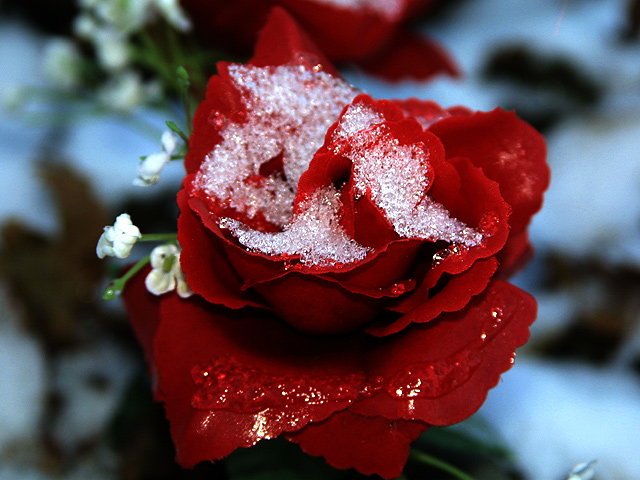
#> input picture jupyter_notebooks/208.jpg, 640 x 480 px
$ jupyter execute --allow-errors 'Image Property Extraction.ipynb'   (shell and % lines are left out)   (older library calls are emulated)
#> lines starting #> are read from the running program, lines starting #| are printed output that depends on the picture
[cell 1]
#! pip install --user opencv-python
#! pip install --user matplotlib
# !pip install --user seaborn
# some dependencies might need to be installed

[cell 2]
import cv2
from matplotlib import pyplot as plt
import numpy as np
import scipy as sp
from scipy import signal
import time as t
import skimage
from sklearn.preprocessing import normalize

[cell 3]
IMAGE_PATH = './208.jpg'
image = cv2.imread(IMAGE_PATH)
#> image is the input picture: shape (480, 640, 3); mean B, G, R 76.8, 70.3, 97.2

[cell 4]
def print_image(image):
    cv_rgb = cv2.cvtColor(image, cv2.COLOR_BGR2RGB)
    plt.imshow(cv_rgb)
    plt.show()

[cell 5]
print_image(image)

## Ke Contrast
The constrast is based on the calculation of the aggregated RGB histogram of the image.

[cell 6]
channels = cv2.split(image)
colors = ('r', 'g', 'b')

[cell 7]
histogram = [0.0]
for (channel, color) in zip(channels, colors):
    histogram += cv2.calcHist([channel], [0], None, [256], [0, 256])
#> this loop made 3 passes
#> color on passes 1 to 3: 'r', 'g', 'b'
#> after the loop, histogram = 256 values, max 37357 at index 0, min 672 at index 244, mean 3600

normalized_histogram = normalize(histogram, norm='l1', axis=0, copy=True, return_norm=False)
#> normalized_histogram = 256 values, max 0.0405 at index 0, min 0.000729 at index 244, mean 0.00391

Then the width of 98% mass is calculated

[cell 8]
def middleMassWidth(percentage, histogram):
#> called with percentage = 0.98, histogram = array of shape (256, 1)
    bias = (int)((1 - percentage)/2)
    accumulator = 0.0
    start = 0
    for index, bin_value in enumerate(histogram):
        accumulator = accumulator + bin_value
        if(accumulator < bias):
            start = index
        if(accumulator > bias + percentage):
            return index - start - 1
#> this loop made 245 passes
#> (bin_value, accumulator) on passes 1 to 3: ([0.0405], [0.0405]), ([0.0354], [0.0759]), ([0.0335], [0.109])
#> after the loop, accumulator = [0.98]

[cell 9]
middleMassWidth(0.98, normalized_histogram)
#> Out = 243

[cell 10]
middleMassWidth(0.95, normalized_histogram)
#> the loop in middleMassWidth, `for index, bin_value in enumerate(histogram):` made 222 passes
#> after the loop in middleMassWidth, `for index, bin_value in enumerate(histogram):`: accumulator = [0.951]
#> Out = 220

# Ke brightness
The mean brightness may be calculated as the mean of the value channel of the HSV representation of the image.

[cell 11]
hsv_image = cv2.cvtColor(image, cv2.COLOR_BGR2HSV)
#> hsv_image: shape (480, 640, 3); mean H, S, V 66.6, 146.6, 116.4
h, s, v = cv2.split(hsv_image)
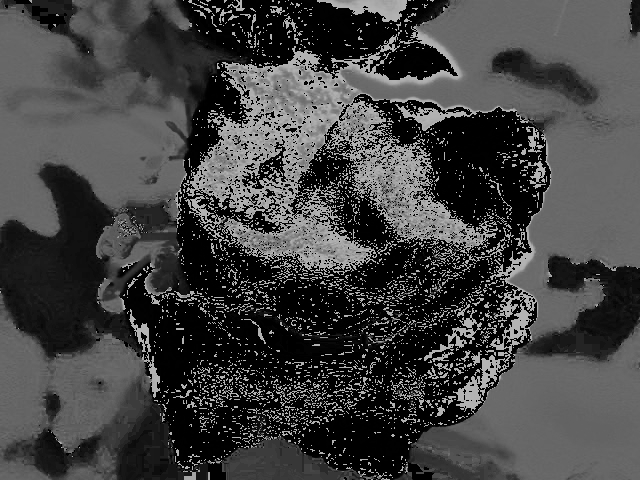
#> h: shape (480, 640); min 0, max 179, mean 66.6
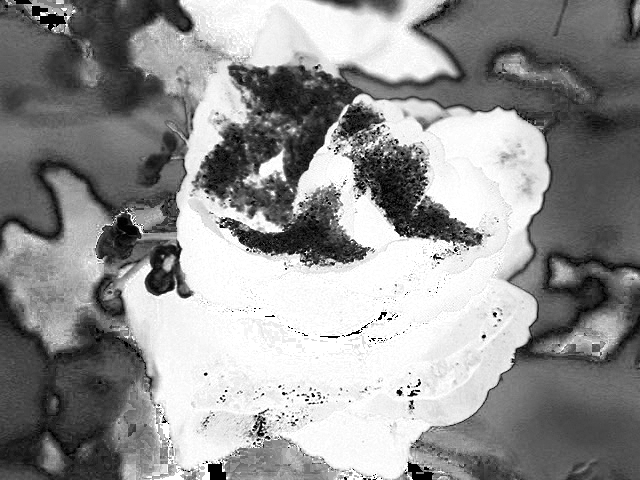
#> s: shape (480, 640); min 0, max 255, mean 146.6
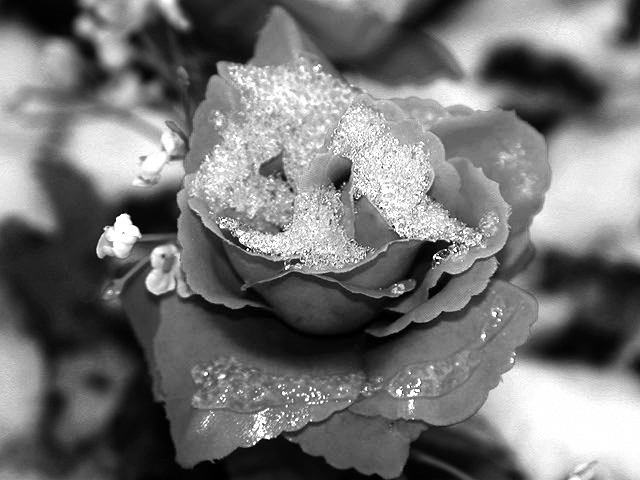
#> v: shape (480, 640); min 0, max 255, mean 116.4

[cell 12]
print(v)
#> (printed output is left out)

The value channel ranges from 0 to 255. So, to get the brightness average percentage of the image we can use.

[cell 13]
np.mean(v) / 256 * 100
#> Out = 45.49

# Hue Count

[cell 14]
hue_countable = []
for rows in hsv_image:
    for cols in rows:
        if cols[2]/256 > 0.15 and cols[2]/256 < 0.95 and cols[1]/256 > 0.2:
            hue_countable.append(cols[0])
#> after the loop, hue_countable = 208675 items

[cell 15]
print(len(hue_countable))
#| 208675

[cell 16]
hue_count_histogram = np.histogram(hue_countable, bins=20)

[cell 17]
print(hue_count_histogram)
#| (array([84006,  4069,  3010,   825,  1440,  2499,  1011,  1189,  1860,
#|         2913, 10355, 60903,  2174,   312,   285,   315,   308,   957,
#|         3451, 26793]), array([  0.  ,   8.95,  17.9 ,  26.85,  35.8 ,  44.75,  53.7 ,  62.65,
#|         71.6 ,  80.55,  89.5 ,  98.45, 107.4 , 116.35, 125.3 , 134.25,
#|        143.2 , 152.15, 161.1 , 170.05, 179.  ]))

[cell 18]
m = np.max(hue_count_histogram[0])
#> m = 84006
alpha = 0.05

[cell 19]
N = 0
for bin in hue_count_histogram[0]:
    if bin > alpha * m:
        N = N + 1
#> this loop made 20 passes
#> bin on passes 1 to 12: 84006, 4069, 3010, 825, 1440, 2499, 1011, 1189, 1860, 2913, 10355, 60903
#> after the loop, N = 4
print(N)
#| 4

[cell 20]
qh = 20 - N
#> qh = 16
print(qh)
#| 16

# Spacial distribution of edges

[cell 21]
laplacian = np.array([ [0.2/1.2, 0.8/1.2, 0.2/1.2],
                       [0.8/1.2, -4/1.2, 0.8/1.2],
                       [0.2/1.2, 0.8/1.2, 0.2/1.2]])
print(laplacian)

[cell 22]
r, g, b = cv2.split(image)
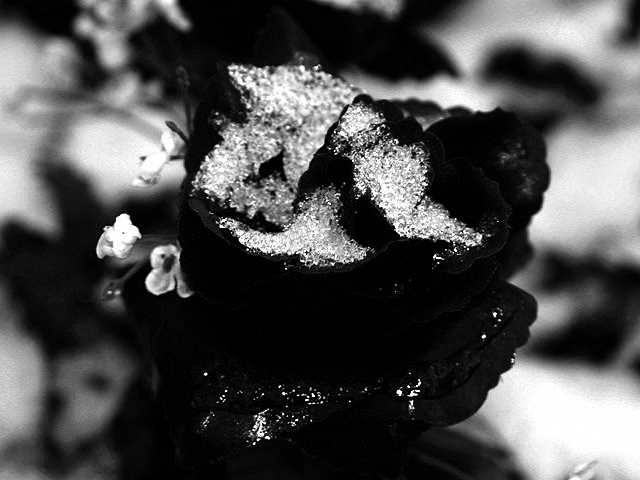
#> r: shape (480, 640); min 0, max 255, mean 76.8
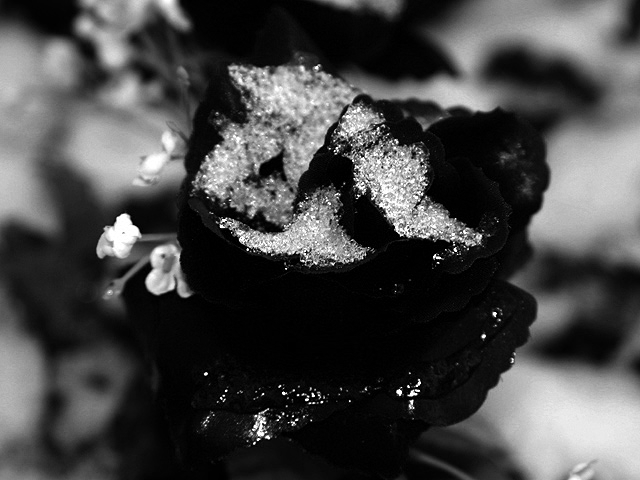
#> g: shape (480, 640); min 0, max 255, mean 70.3
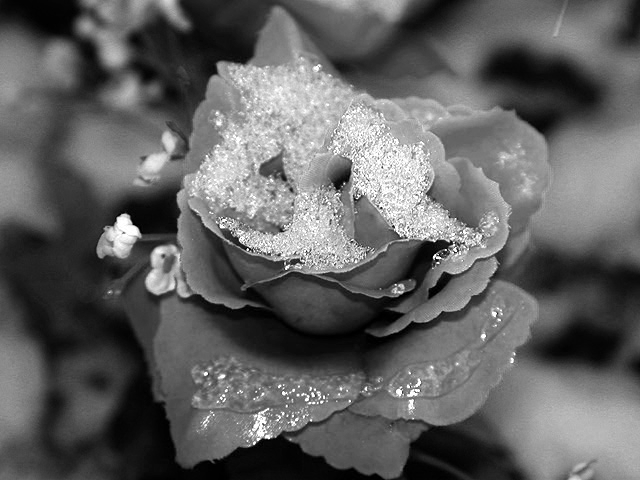
#> b: shape (480, 640); min 0, max 255, mean 97.2
print(r)
#> (printed output is left out)

[cell 23]
r_laplacian = np.absolute(signal.convolve2d(r, laplacian, mode='same', boundary='fill', fillvalue=0))
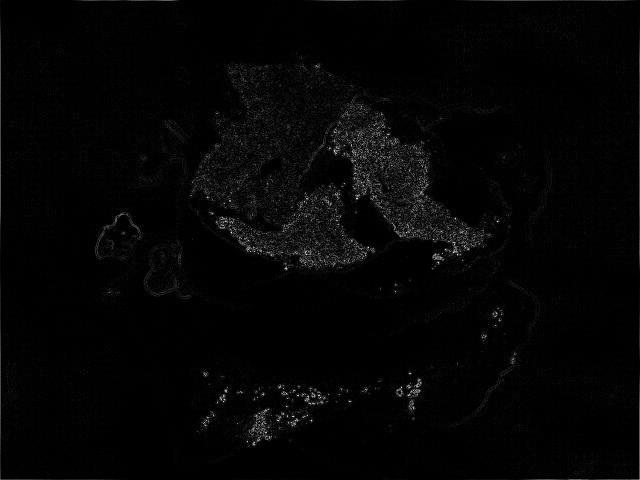
#> r_laplacian: shape (480, 640) float64; min 0, max 689.7, mean 13.8; drawn with min black and max white
g_laplacian = np.absolute(signal.convolve2d(g, laplacian, mode='same', boundary='fill', fillvalue=0))
b_laplacian = np.absolute(signal.convolve2d(b, laplacian, mode='same', boundary='fill', fillvalue=0))

mean_laplacian = np.mean([r_laplacian, g_laplacian, b_laplacian], axis=0)
mean_laplacian = mean_laplacian / mean_laplacian.max() * 255
print(np.max(mean_laplacian))
#| 255.0

[cell 24]
plt.imshow(mean_laplacian, cmap='gray_r')
plt.show()

[cell 25]
resized_laplacian_image = sp.misc.imresize(mean_laplacian, [100, 100], interp='lanczos')
resized_laplacian_image = skimage.img_as_float(resized_laplacian_image)
normalize(resized_laplacian_image, norm='l1', axis=1, copy=False, return_norm=False)
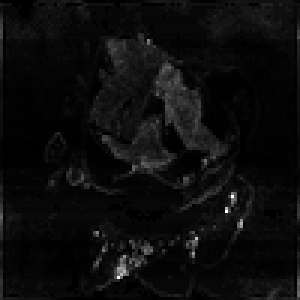
#> resized_laplacian_image: shape (100, 100) float64 (shown 3 times larger); min 0, max 0.203, mean 0.01; drawn with min black and max white
resized_laplacian_image = resized_laplacian_image/100

[cell 26]
plt.imshow(resized_laplacian_image, cmap='gray_r')
plt.show()

## Edges bounding box area

#> (a cell that did not finish here is left out)

#> (a cell that did not finish here is left out)

#> (a cell that did not finish here is left out)

# Blur

[cell 30]
fft_r = np.fft.fft2(r)
fft_g = np.fft.fft2(g)
fft_b = np.fft.fft2(b)

fft = np.mean([fft_r, fft_g, fft_b], axis=0)

[cell 31]
fshift = np.fft.fftshift(fft)
magnitude_spectrum = 20*np.log(np.abs(fshift))
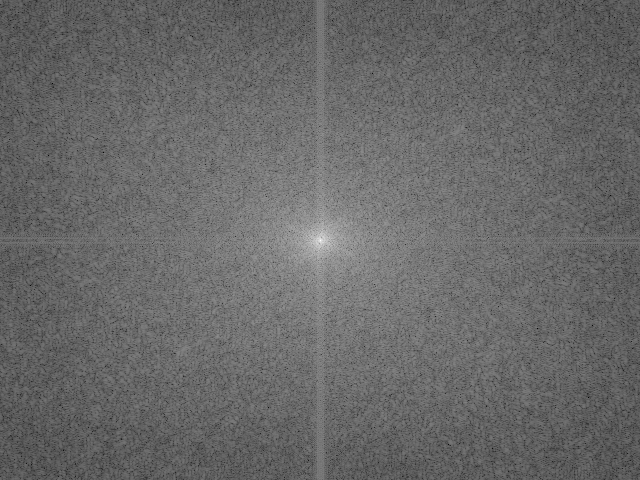
#> magnitude_spectrum: shape (480, 640) float64; min 47.49, max 340.7, mean 167.8; drawn with min black and max white

plt.plot(122),plt.imshow(magnitude_spectrum, cmap = 'gray')
plt.title('Magnitude Spectrum'), plt.xticks([]), plt.yticks([])
plt.show()
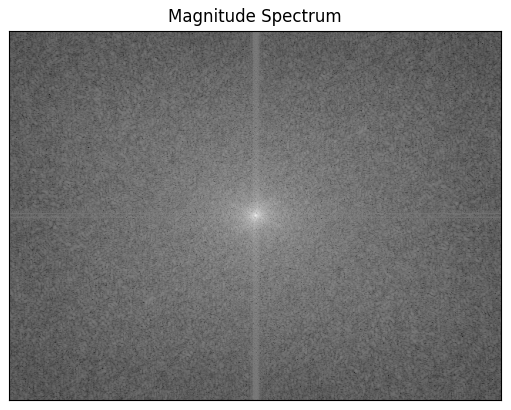
#> figure drawn by matplotlib, 1 panel

[cell 32]
np.abs(magnitude_spectrum).max()

(np.sum(np.abs(fft) > 5, axis=None)) / (len(fft) * len(fft[0]))
#> Out = 1
